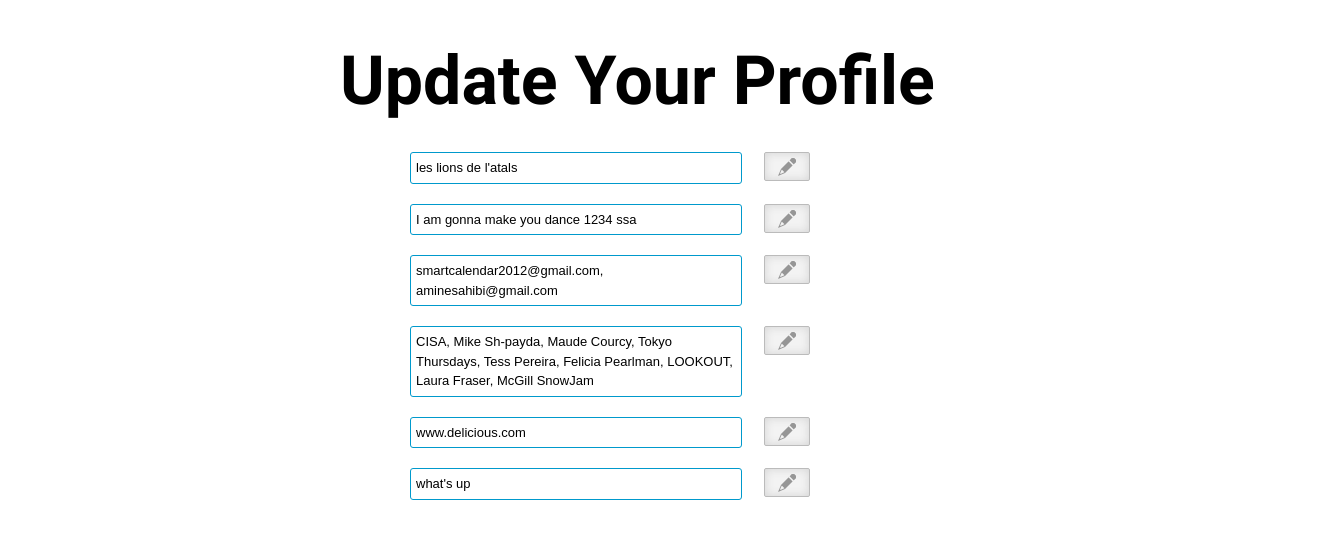
Screenshot of /index.php/test with the database file from the repository.
### tables this page shows
CREATE TABLE IF NOT EXISTS `userProfiles` (
  `id` int(11) NOT NULL AUTO_INCREMENT,
  `userId` int(11) NOT NULL,
  `name` varchar(70) NOT NULL,
  `description` text NOT NULL,
  `emails` varchar(50) NOT NULL,
  `hosts` varchar(200) NOT NULL,
  `webPages` varchar(50) NOT NULL,
  `phoneNumbers` varchar(30) NOT NULL,
  PRIMARY KEY (`id`)
);

### application/controllers/test.php (called while the page is built, shortened)
<?php if ( ! defined('BASEPATH')) exit('No direct script access allowed');
class Test extends CI_Controller {
	public function index()
	{
           $this->load->model('userprofiles');
           $data=$this->userprofiles->getProfile(2);
           $this->load->view("modifyProfile_view", $data);
	}
}

### index.php (called while the page is built, shortened)
<?php
require_once BASEPATH.'core/CodeIgniter.php';

### application/models/userprofiles.php (called while the page is built, shortened)
<?php if ( ! defined('BASEPATH')) exit('No direct script access allowed');
class Userprofiles extends CI_Model{
    function getProfile($userId){
        $query=$this->db->get_where('userProfiles', array('userId'=>$userId));
        $data=array();
        if($query->num_rows()==1){
            foreach ($query->result() as $row){
                 $data['name']=$row->name;
                 $data['description']=$row->description;
                 $data['emails']=$row->emails;
                 $data['webPages']=$row->webPages;
                 $data['phoneNumbers']=$row->phoneNumbers;
                 $data['hosts']=$row->hosts;
            }
        }
        return $data;
    }
}

### application/views/modifyProfile_view.php (the view, shortened to what this page needs)
<!DOCTYPE HTML PUBLIC "-//W3C//DTD HTML 4.01 Transitional//EN">
<html>
  <head>
        <link rel="stylesheet" href=" <?php echo base_url("/application/libraries/css/960.css");?>" type="text/css"  media="screen"/>
        <link rel="stylesheet" href=" <?php echo base_url("/application/libraries/css/reset.css");?>" type="text/css"  media="screen"/>
        <link rel="stylesheet" href=" <?php echo base_url("/application/libraries/css/text.css");?>" type="text/css"  media="screen"/>
        <link rel="stylesheet" href=" <?php echo base_url("/application/libraries/css/css3-buttons.css");?>" type="text/css"  media="screen">
  </head>
  <body>
      <div id="container" class="container_16">
          <div id="fieldsContainer" class="grid_16 push_4">
              <h1>Update Your Profile</h1>
              <div id="nameBox">
                  <a href="#"class="editNameLink button on" title="Edit"><span class="icon icon145"></span></a>
                  <div class="nameTextWrapper"><?php echo $name;?></div>
              </div>
            <div id="descriptionBox">
                  <a href="#"class="editDescriptionLink button on" title="Edit"><span class="icon icon145"></span></a>
                  <div class="descriptionTextWrapper"><?php echo $description;?></div>
              </div>
              <div id="emailBox">
                  <a href="#"class="editEmailLink button on" title="Edit"><span class="icon icon145"></span></a>
                  <div class="emailTextWrapper"><?php echo $emails;?></div>
              </div>
              <div id="hostBox">
                  <a href="#"class="editHostLink button on" title="Edit"><span class="icon icon145"></span></a>
                  <div class="hostTextWrapper"><?php echo $hosts;?></div>
              </div>
              <div id="webPageBox">
                  <a href="#"class="editWebPageLink button on" title="Edit"><span class="icon icon145"></span></a>
                  <div class="webPageTextWrapper"><?php echo $webPages;?></div>
             </div>
              <div id="phoneBox">
                  <a href="#"class="editPhoneLink button on" title="Edit"><span class="icon icon145"></span></a>
                  <div class="phoneTextWrapper"><?php echo $phoneNumbers;?></div>
             </div>
            </div>
      </div>
  </body>
</html>

### application/libraries/css/960.css (style rules this page uses)
body { min-width: 960px; }
.container_12, .container_16 { margin-left: auto; margin-right: auto; width: 960px; }
.grid_1, .grid_2, .grid_3, .grid_4, .grid_5, .grid_6, .grid_7, .grid_8, .grid_9, .grid_10, .grid_11, .grid_12, .grid_13, .grid_14, .grid_15, .grid_16 { display: inline; float: left; margin-left: 10px; margin-right: 10px; }
.push_1, .pull_1, .push_2, .pull_2, .push_3, .pull_3, .push_4, .pull_4, .push_5, .pull_5, .push_6, .pull_6, .push_7, .pull_7, .push_8, .pull_8, .push_9, .pull_9, .push_10, .pull_10, .push_11, .pull_11, .push_12, .pull_12, .push_13, .pull_13, .push_14, .pull_14, .push_15, .pull_15 { position: relative; }
.container_12 .grid_12, .container_16 .grid_16 { width: 940px; }
.container_12 .push_3, .container_16 .push_4 { left: 240px; }
.clearfix:before, .clearfix:after, .container_12:before, .container_12:after, .container_16:before, .container_16:after { content: '.'; display: block; overflow: hidden; visibility: hidden; font-size: 0; line-height: 0; width: 0; height: 0; }
.clearfix:after, .container_12:after, .container_16:after { clear: both; }
.clearfix, .container_12, .container_16 { zoom: 1; }

### application/libraries/css/text.css (style rules this page uses)
body { font: 13px/1.5 'Helvetica Neue', Arial, 'Liberation Sans', FreeSans, sans-serif; }
h1 { font-size: 25px; }
p, dl, hr, h1, h2, h3, h4, h5, h6, ol, ul, pre, table, address, fieldset, figure { margin-bottom: 20px; }

### application/libraries/css/css3-buttons.css (style rules this page uses)
button, .button { text-decoration: none; text-shadow: 0 1px 0 #fff; font: bold 11px Helvetica, Arial, sans-serif; color: #444; line-height: 17px; height: 18px; display: inline-block; float: left; margin: 5px; padding: 5px 6px 4px 6px; background: #F3F3F3; border: solid 1px #D9D9D9; border-radius: 2px; -webkit-border-radius: 2px; -moz-border-radius: 2px; -webkit-transition: border-color .20s; -moz-transition: border-color .20s; -o-transition: border-color .20s; transition: border-color .20s; }
button.on, .button.on { border-color: #BBB; -moz-box-shadow:inset 0 0 10px #D4D4D4; -webkit-box-shadow:inset 0 0 10px #D4D4D4; box-shadow:inset 0 0 10px #D4D4D4; }
.ddm span.icon, button span.icon, .button span.icon { background-image: url(../images/google+-ui-sprite-gray.png); display: inline-block; margin: 0 7px; float: left; line-height: 18px; height: 18px; width: 18px; max-width: 18px; overflow: hidden; text-indent: -9999px; background-repeat: no-repeat; -webkit-transition: background-image 0.20s linear; -moz-transition: background-image 0.20s linear; -o-transition: background-image 0.20s linear; transition: background-image 0.20s linear; }
span.icon145 { background-position: -72px -126px; }

### rows the page displays
userprofiles: name "les lions de l'atals", description "I am gonna make you dance 1234 ssa", emails "smartcalendar2012@gmail.com, aminesahibi@gmail.com", hosts "CISA, Mike Sh-payda, Maude Courcy, Tokyo Thursdays, Tess Pereira, Felicia Pearlman, LOOKOUT, Laura Fraser, McGill SnowJam", webPages "www.delicious.com", phoneNumbers "what's up"
